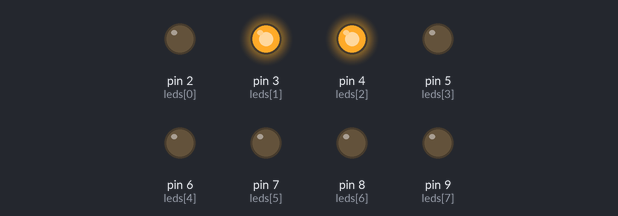
Recording of a sketch running on a simulated Arduino Uno, built with avr-gcc and run on an emulated ATmega328P. Parts: output pins drawn as LEDs (lit = HIGH).

Above: at 0.5 s.
At 2.5 s:
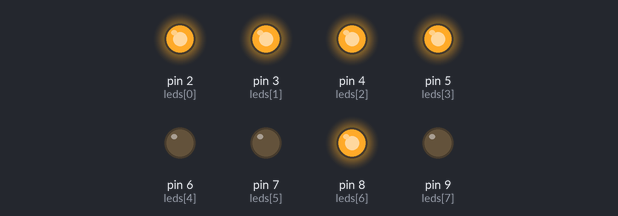
At 3.5 s:
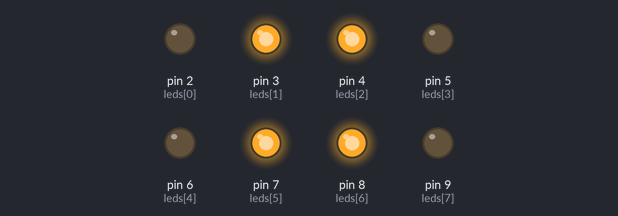
At 5.5 s:
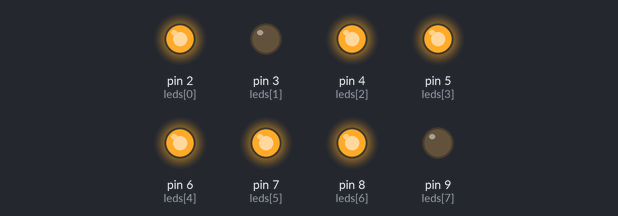
At 7.5 s:
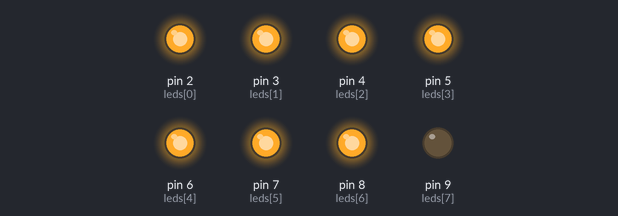
At 10.5 s:
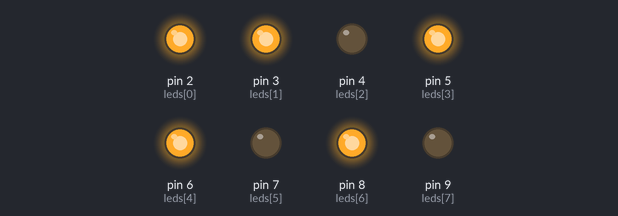
Timing chart, 0 to 11.7 s (numbered marks = the images above):
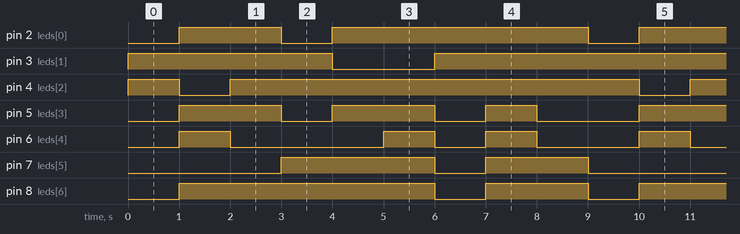

The sketch:

display_7seg.ino
```cpp
// A, B, C, D, E, F, G, DOT
int leds[8] = {2, 3, 4, 5, 6, 7, 8, 9};
int numbers[9][8] = {
  {0, 1, 1, 0, 0, 0, 0, 0},
  {1, 1, 0, 1, 1, 0, 1, 0},
  {1, 1, 1, 1, 0, 0, 1, 0},
  {0, 1, 1, 0, 0, 1, 1, 0},
  {1, 0, 1, 1, 0, 1, 1, 0},
  {1, 0, 1, 1, 1, 1, 1, 0},
  {1, 1, 1, 0, 0, 0, 0, 0},
  {1, 1, 1, 1, 1, 1, 1, 0},
  {1, 1, 1, 0, 0, 1, 1, 0}
};

void setup() {
  for (int i = 0; i < 8; i++){
     pinMode(leds[i], OUTPUT);
     digitalWrite(leds[i], LOW);
  }
}

void loop() {
  for(int i = 0; i < 9; i++) {
    for(int j=0;j<8;j++){
      digitalWrite(leds[j], numbers[i][j]);
    }
    delay(1000);
  }
}
```

Measured:
- by itself, pin 2 (leds[0]): repeats every 9.0 s: LOW 1.0 s, HIGH 5.0 s, LOW 1.0 s, HIGH 2.0 s
- by itself, pin 3 (leds[1]): repeats every 9.0 s: LOW 2.0 s, HIGH 7.0 s
- by itself, pin 4 (leds[2]): repeats every 9.0 s: LOW 1.0 s, HIGH 8.0 s
- by itself, pin 5 (leds[3]): repeats every 9.0 s: LOW 1.0 s, HIGH 2.0 s, LOW 1.0 s, HIGH 1.0 s, LOW 2.0 s, HIGH 2.0 s
- by itself, pin 6 (leds[4]): repeats every 9.0 s: LOW 3.0 s, HIGH 1.0 s, LOW 1.0 s, HIGH 1.0 s, LOW 2.0 s, HIGH 1.0 s
- by itself, pin 7 (leds[5]): repeats every 9.0 s: LOW 1.0 s, HIGH 2.0 s, LOW 3.0 s, HIGH 3.0 s
- by itself, pin 8 (leds[6]): repeats every 9.0 s: LOW 1.0 s, HIGH 2.0 s, LOW 1.0 s, HIGH 5.0 s
